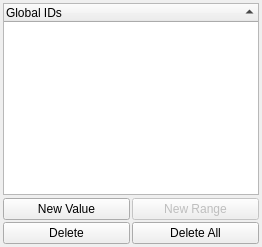
          <widget class="QWidget" name="page_GlobalDs" >
           <layout class="QVBoxLayout" >
            <property name="spacing" >
             <number>3</number>
            </property>
            <property name="leftMargin" >
             <number>3</number>
            </property>
            <property name="topMargin" >
             <number>3</number>
            </property>
            <property name="rightMargin" >
             <number>3</number>
            </property>
            <property name="bottomMargin" >
             <number>3</number>
            </property>
            <item>
             <widget class="pqTreeWidget" name="GlobalIDs" >
              <property name="alternatingRowColors" >
               <bool>true</bool>
              </property>
              <property name="rootIsDecorated" >
               <bool>false</bool>
              </property>
              <property name="sortingEnabled" >
               <bool>true</bool>
              </property>
              <column>
               <property name="text" >
                <string>Global IDs</string>
               </property>
              </column>
             </widget>
            </item>
            <item>
             <layout class="QGridLayout" >
              <property name="leftMargin" >
               <number>0</number>
              </property>
              <property name="topMargin" >
               <number>0</number>
              </property>
              <property name="rightMargin" >
               <number>0</number>
              </property>
              <property name="bottomMargin" >
               <number>0</number>
              </property>
              <property name="horizontalSpacing" >
               <number>2</number>
              </property>
              <property name="verticalSpacing" >
               <number>2</number>
              </property>
              <item row="0" column="0" >
               <widget class="QPushButton" name="NewValue_GlobalIDs" >
                <property name="toolTip" >
                 <string>Add a single value to the current set</string>
                </property>
                <property name="statusTip" >
                 <string>Add a single value to the current set.</string>
                </property>
                <property name="text" >
                 <string>New Value</string>
                </property>
               </widget>
              </item>
              <item row="1" column="1" >
               <widget class="QPushButton" name="DeleteAll_GlobalIDs" >
                <property name="enabled" >
                 <bool>true</bool>
                </property>
                <property name="toolTip" >
                 <string>Delete all values</string>
                </property>
                <property name="text" >
                 <string>Delete All</string>
                </property>
               </widget>
              </item>
              <item row="0" column="1" >
               <widget class="QPushButton" name="NewRange_GlobalIDs" >
                <property name="enabled" >
                 <bool>false</bool>
                </property>
                <property name="toolTip" >
                 <string>Add a single value to the current set</string>
                </property>
                <property name="statusTip" >
                 <string>Add a single value to the current set.</string>
                </property>
                <property name="text" >
                 <string>New Range</string>
                </property>
               </widget>
              </item>
              <item row="1" column="0" >
               <widget class="QPushButton" name="Delete_GlobalIDs" >
                <property name="enabled" >
                 <bool>true</bool>
                </property>
                <property name="toolTip" >
                 <string>Delete selected values from the current set</string>
                </property>
                <property name="text" >
                 <string>Delete</string>
                </property>
               </widget>
              </item>
             </layout>
            </item>
           </layout>
          </widget>
